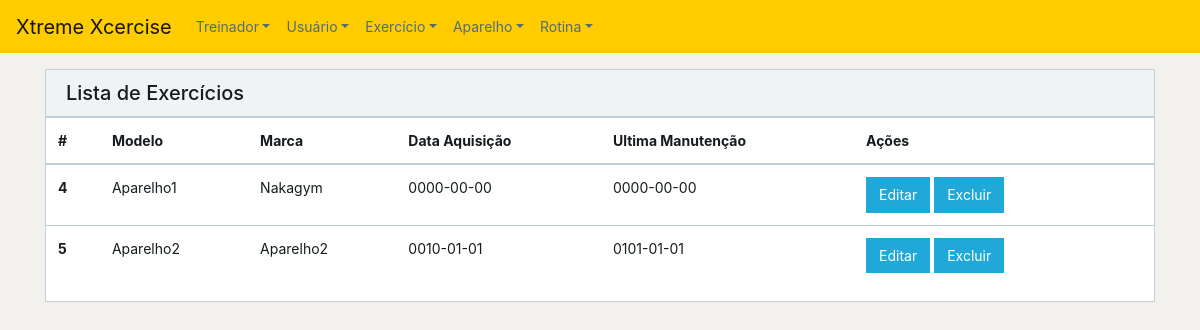
Before: /aparelho/index.php with the older database file.
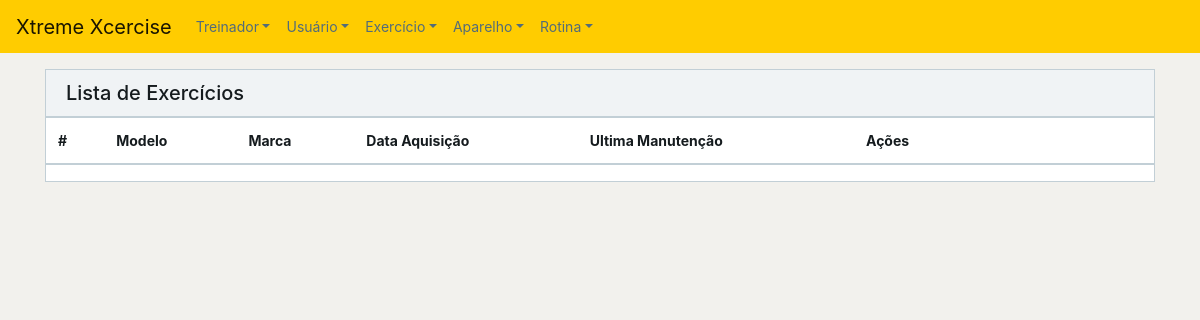
After: the same page with the newer database file.
### tables this page shows
CREATE TABLE `aparelho` (
  `aparelhoID` int(11) NOT NULL,
  `marca` varchar(35) DEFAULT NULL,
  `modelo` varchar(35) DEFAULT NULL,
  `dataAquisicao` date DEFAULT NULL,
  `ultimaManutencao` date DEFAULT NULL
);

### aparelho/index.php (the view, shortened to what this page needs)
<?php
include_once '../functions.php';
?>
<!DOCTYPE html>
<html lang="en">
<head>
    <link href="../css/font-awesome.min.css" rel="stylesheet">
    <link href="../css/simple-line-icons.min" rel="stylesheet">
    <link href="../css/style.min.css" rel="stylesheet">
    <link href="../css/stylesheetjr.css" rel="stylesheet">
</head>
<body>
<?php include_once '../header.php';
$table = 'aparelho';
$var = indexMachine($table);
?>
<div class="container mt-3">
    <div class="card">
        <div class="card-header">
            <h1 class="h5 m-0">Lista de Exercícios</h1>
        </div>
        <table class="table table-responsive">
            <thead>
            <tr>
                <th>#</th>
                <th>Modelo</th>
                <th>Marca</th>
                <th>Data Aquisição</th>
                <th>Ultima Manutenção</th>
                <th style="width: 300px;">Ações</th>
            </tr>
            </thead>
            <tbody>
            <?php
            while($row = mysqli_fetch_assoc($var)) {
                echo "<tr>";
                echo "<th>" . $row['aparelhoID'] . "</th>";
                echo "<td>" . $row['modelo'] . "</td>";
                echo "<td>" . $row['marca'] . "</td>";
                echo "<td>" . $row['dataAquisicao'] . "</td>";
                echo "<td>" . $row['ultimaManutencao'] . "</td>";
                echo "<td>";
                echo "<a class=\"btn btn-primary mr-1\" href=\"edit.php?id=" . $row['aparelhoID'] . " \" role=\"button\">Editar</a>";
                echo "<a class=\"btn btn-primary mr-1\" href=\"delete.php?id=" . $row['aparelhoID'] . " \" role=\"button\">Excluir</a>";
                echo "</td>";
                echo "</tr>";
            }
            ?>
            </tbody>
        </table>
    </div>
</div>
</body>
</html>

### header.php (shortened to what this page needs)
<nav class="navbar navbar-expand-lg navbar-light bg-yellow">
    <a class="navbar-brand" href="<?php generateRoute('index.php'); ?>">Xtreme Xcercise</a>
    <div class="collapse navbar-collapse" id="navbarNavDropdown">
        <ul class="navbar-nav">
            <li class="nav-item dropdown">
                <a class="nav-link dropdown-toggle" href="#" id="navbarDropdownMenuLink" data-toggle="dropdown" aria-haspopup="true" aria-expanded="false">Treinador</a>
            </li>
            <li class="nav-item dropdown">
                <a class="nav-link dropdown-toggle" href="#" id="navbarDropdownMenuLink" data-toggle="dropdown" aria-haspopup="true" aria-expanded="false">Usuário</a>
            </li>
            <li class="nav-item dropdown">
                <a class="nav-link dropdown-toggle" href="#" id="navbarDropdownMenuLink" data-toggle="dropdown" aria-haspopup="true" aria-expanded="false">Exercício</a>
            </li>
            <li class="nav-item dropdown">
                <a class="nav-link dropdown-toggle" href="#" id="navbarDropdownMenuLink" data-toggle="dropdown" aria-haspopup="true" aria-expanded="false">Aparelho</a>
            </li>
            <li class="nav-item dropdown">
                <a class="nav-link dropdown-toggle" href="#" id="navbarDropdownMenuLink" data-toggle="dropdown" aria-haspopup="true" aria-expanded="false">Rotina</a>
            </li>
        </ul>
    </div>
</nav>

### functions.php (shortened to what this page needs)
<?php
function generateRoute($url) {
    echo ROOT_FOLDER . $url;
}
function connection() {
    return mysqli_connect(DB_HOST, DB_USER, DB_PASS, DB_NAME);
}
function indexMachine($table){
    $query = "SELECT * FROM $table";
    $result = mysqli_query(connection(), $query);
    if ($result) {
        return $result;
    }
}
?>

### css/stylesheetjr.css (style rules this page uses)
body { background-color: #f2f1ed; }
.bg-yellow { background-color: #ffcc00; }

Changed rows visible on the page:
removed aparelho: aparelhoID "4", modelo "Aparelho1", marca "Nakagym", dataAquisicao "0000-00-00", ultimaManutencao "0000-00-00"
removed aparelho: aparelhoID "5", modelo "Aparelho2", marca "Aparelho2", dataAquisicao "0010-01-01", ultimaManutencao "0101-01-01"
